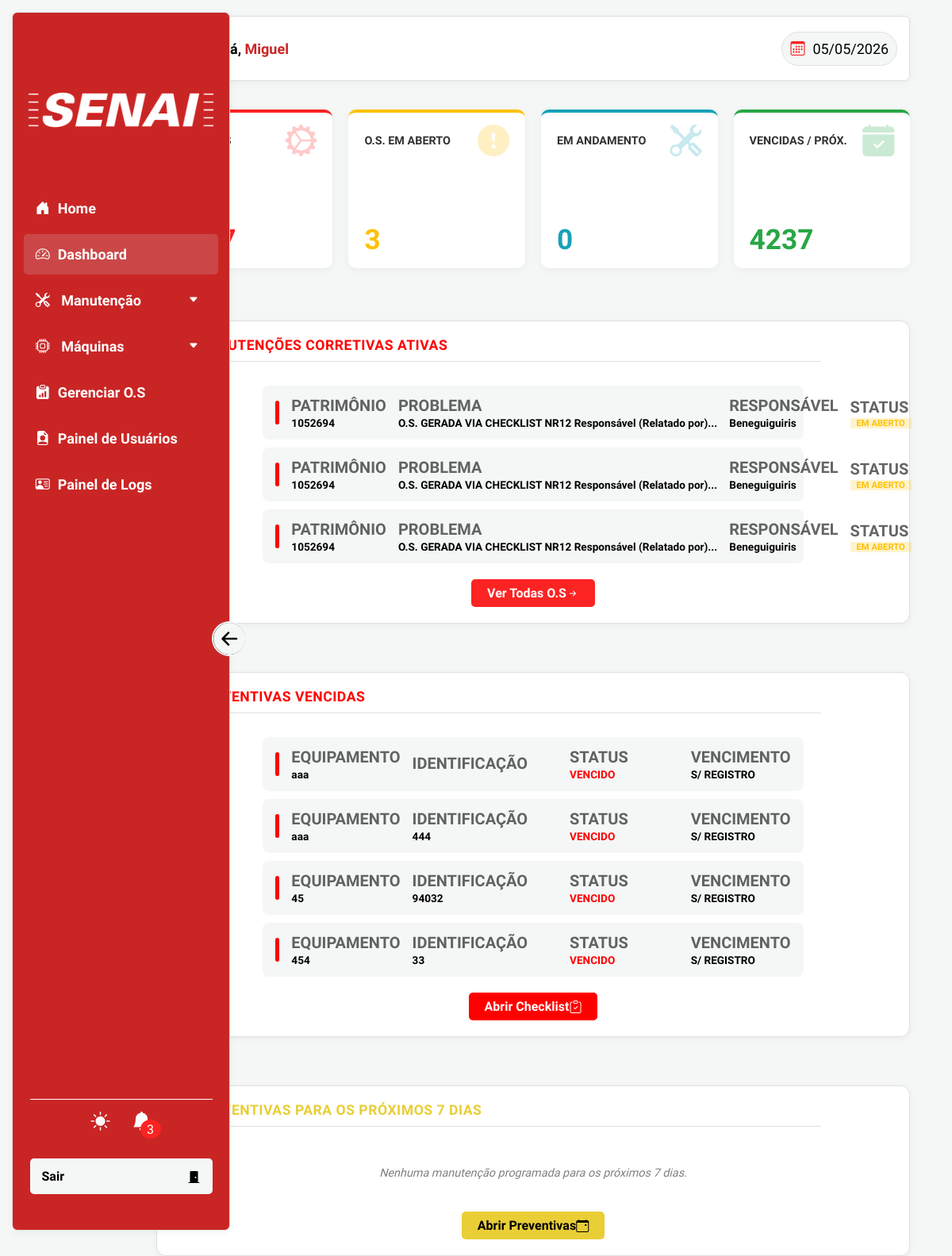
Page /php/views/dashboard.php (signed in) on the committed database.
### tables this page shows
CREATE TABLE `maquinas` (
  `id` int(11) NOT NULL,
  `denominacao` varchar(255) NOT NULL,
  `marca` varchar(255) DEFAULT NULL,
  `modelo` varchar(255) DEFAULT NULL,
  `numero_identificacao` varchar(100) DEFAULT NULL,
  `numero_serie` varchar(100) DEFAULT NULL,
  `ano_fabricacao` int(11) DEFAULT NULL,
  `setor` varchar(100) DEFAULT NULL,
  `criado_em` datetime DEFAULT current_timestamp()
);

### php/views/dashboard.php (the view, shortened to what this page needs)
<?php require_once __DIR__ . "\..\configs\conexao.php"; ?>
<?php
if (!function_exists('calcularStatusDashboard')) {
    function calcularStatusDashboard($conn, $maquina_id)
    {
        $sqlFreq = "SELECT MIN(
            CASE
                WHEN frequencia = 'diario' THEN 1
                WHEN frequencia = 'semanal' THEN 7
                WHEN frequencia = 'quinzenal' THEN 15
                WHEN frequencia = 'mensal' THEN 30
                WHEN frequencia = 'trimestral' THEN 90
                WHEN frequencia = 'semestral' THEN 180
                WHEN frequencia = 'anual' THEN 365
                ELSE 30
            END
        ) as intervalo FROM checklist_itens WHERE maquina_id = ?";
        $stmtF = $conn->prepare($sqlFreq);
        $stmtF->bind_param("i", $maquina_id);
        $stmtF->execute();
        $resF = $stmtF->get_result();
        $intervalo = 30;
        if ($rowF = $resF->fetch_assoc()) {
            if ($rowF['intervalo']) $intervalo = $rowF['intervalo'];
        }
        $sql = "SELECT MAX(data_realizada) as ultima FROM historico_manutencao WHERE maquina_id = ?";
        $stmt = $conn->prepare($sql);
        $stmt->bind_param("i", $maquina_id);
        $stmt->execute();
        $result = $stmt->get_result();
        $lastDate = null;
        if ($row = $result->fetch_assoc()) {
            $lastDate = $row['ultima'];
        }
        if (!$lastDate) {
            return ['status' => 'VENCIDO', 'data' => 'S/ REGISTRO'];
        }
        $proxima = date('Y-m-d', strtotime($lastDate . " + $intervalo days"));
        return ['status' => 'OK', 'data' => date('d/m/Y', strtotime($proxima))];
    }
}
$sqlCorretivas = "SELECT os.*, u.nome as tecnico
                  FROM ordens_servico os
                  LEFT JOIN usuarios u ON os.responsavel_id = u.id
                  WHERE os.tipo = 'Corretivo' AND os.status NOT IN ('Arquivada', 'Recusada')
                  ORDER BY os.criado_em DESC LIMIT 4";
$resCorretivas = $conn->query($sqlCorretivas);
$sqlMaquinas = "SELECT id, denominacao, numero_identificacao, modelo FROM maquinas";
$resMaquinas = $conn->query($sqlMaquinas);
$preventivasVencidas = [];
$preventivasProximas = [];
if ($resMaquinas) {
    while ($maq = $resMaquinas->fetch_assoc()) {
        $statusInfo = calcularStatusDashboard($conn, $maq['id']);
        if ($statusInfo['status'] == 'VENCIDO') {
            $maq['vencimento'] = $statusInfo['data'];
            $preventivasVencidas[] = $maq;
        } elseif ($statusInfo['status'] == 'PROXIMO') {
            $maq['vencimento'] = $statusInfo['data'];
            $preventivasProximas[] = $maq;
        }
    }
}
$count_maquinas = $conn->query("SELECT COUNT(*) as total FROM maquinas")->fetch_assoc()['total'];
$count_os_abertas = $conn->query("SELECT COUNT(*) as total FROM ordens_servico WHERE status IN ('Em Aberto', 'Aguardando Aprovação')")->fetch_assoc()['total'];
$count_os_andamento = $conn->query("SELECT COUNT(*) as total FROM ordens_servico WHERE status = 'Aceita'")->fetch_assoc()['total'];
?>
<!DOCTYPE html>
<html lang="pt-br" data-tema="">
<head>
    <link rel="stylesheet" href="../../css/style.css">
    <link rel="stylesheet" href="../../css/nav.css">
    <link rel="stylesheet" href="../../css/header.css">
    <link rel="stylesheet" href="../../css/global.css">
    <link rel="stylesheet" href="../../css/modal.css">
    <link rel="stylesheet" href="https://cdn.jsdelivr.net/npm/bootstrap-icons@1.13.1/font/bootstrap-icons.min.css">
</head>
<body>
    <?php require __DIR__ . '/../components/nav.php'; ?>
    <section class="sec-main" style="padding-bottom: 5%;">
        <?php require __DIR__ . '/../components/header.php'; ?>
        <div class="card-box">
            <div class="card" style="border-top-color: var(--corBase);">
                <div class="card-header">
                    <p>MÁQUINAS</p>
                    <i class="bi bi-gear-wide-connected" style="color: var(--corBase); opacity: 0.3; float: right;"></i>
                </div>
                <div class="card-info">
                    <h3><?= $count_maquinas ?></h3>
                </div>
            </div>
            <div class="card" style="border-top-color: #ffc107;">
                <div class="card-header">
                    <p>O.S. EM ABERTO</p>
                    <i class="bi bi-exclamation-circle-fill" style="color: #ffc107; opacity: 0.3; float: right;"></i>
                </div>
                <div class="card-info">
                    <h3 style="color: #ffc107;"><?= $count_os_abertas ?></h3>
                </div>
            </div>
            <div class="card" style="border-top-color: #17a2b8;">
                <div class="card-header">
                    <p>EM ANDAMENTO</p>
                    <i class="bi bi-tools" style="color: #17a2b8; opacity: 0.3; float: right;"></i>
                </div>
                <div class="card-info">
                    <h3 style="color: #17a2b8;"><?= $count_os_andamento ?></h3>
                </div>
            </div>
            <div class="card" style="border-top-color: #28a745;">
                <div class="card-header">
                    <p>VENCIDAS / PRÓX.</p>
                    <i class="bi bi-calendar-check-fill" style="color: #28a745; opacity: 0.3; float: right;"></i>
                </div>
                <div class="card-info">
                    <h3 style="color: #28a745;"><?= count($preventivasVencidas) + count($preventivasProximas) ?></h3>
                </div>
            </div>
        </div>
        <div class="div-dad">
            <h3 style="color: var(--status-danger);">
                <i class="bi bi-wrench-adjustable"></i> Manutenções Corretivas Ativas
            </h3>
            <div class="div-dad-content">
                <?php if ($resCorretivas && $resCorretivas->num_rows > 0): ?>
                    <?php while ($os = $resCorretivas->fetch_assoc()): ?>
                        <div class="div-row">
                            <div class="status-indicator <?= $os['status'] == 'Aceita' ? 'status-success' : 'status-danger' ?>"></div>
                            <div class="div-items">
                                <p>Patrimônio</p>
                                <div><?= htmlspecialchars($os['patrimonio'] ?? 'N/A') ?></div>
                            </div>
                            <div class="div-items">
                                <p>Problema</p>
                                <div title="<?= htmlspecialchars($os['descricao']) ?>"><?= htmlspecialchars(mb_strimwidth($os['descricao'], 0, 60, "...")) ?></div>
                            </div>
                            <div class="div-items">
                                <p>Responsável</p>
                                <div><?= htmlspecialchars($os['tecnico'] ?? 'Aguardando...') ?></div>
                            </div>
                            <div class="div-items">
                                <p>Status</p>
                                <div>
                                    <span class="badge-status <?= $os['status'] == 'Aceita' ? 'badge-aceita' : 'badge-aberto' ?>">
                                        <?= htmlspecialchars($os['status']) ?>
                                    </span>
                                </div>
                            </div>
                        </div>
                    <?php endwhile; ?>
                <?php else: ?>
                    <p class="empty-msg">Nenhuma manutenção corretiva ativa no momento.</p>
                <?php endif; ?>
                <div class="div-btn-adc" style="margin-top: 10px;">
                    <button class="btn" style="width: auto; height: 35px; padding: 0 20px;" onclick="window.location.href='gerencias_os.php'">Ver Todas O.S <i class="bi bi-arrow-right-short"></i></button>
                </div>
            </div>
        </div>
        <div class="div-dad">
            <h3 style="color: var(--status-danger);">
                <i class="bi bi-exclamation-triangle-fill"></i> Preventivas Vencidas
            </h3>
            <div class="div-dad-content">
                <?php if (count($preventivasVencidas) > 0): ?>
                    <?php foreach (array_slice($preventivasVencidas, 0, 4) as $maq): ?>
                        <div class="div-row">
                            <div class="status-indicator status-danger"></div>
                            <div class="div-items">
                                <p>Equipamento</p>
                                <div><?= htmlspecialchars($maq['denominacao']) ?></div>
                            </div>
                            <div class="div-items">
                                <p>Identificação</p>
                                <div><?= htmlspecialchars($maq['numero_identificacao']) ?></div>
                            </div>
                            <div class="div-items">
                                <p>Status</p>
                                <div style="color: var(--status-danger); font-weight: 800;">VENCIDO</div>
                            </div>
                            <div class="div-items">
                                <p>Vencimento</p>
                                <div><?= $maq['vencimento'] ?></div>
                            </div>
                        </div>
                    <?php endforeach; ?>
                <?php else: ?>
                    <p class="empty-msg">Nenhuma preventiva vencida! Bom trabalho.</p>
                <?php endif; ?>
                <div class="div-btn-adc" style="margin-top: 10px;">
                    <button class="btn" style="background: var(--status-danger); width: auto; height: 35px; padding: 0 20px;" onclick="window.location.href='preventiva.php'">Abrir Checklist <i class="bi bi-clipboard-check"></i></button>
                </div>
            </div>
        </div>
        <div class="div-dad">
            <h3 style="color: var(--status-warning);">
                <i class="bi bi-clock-fill"></i> Preventivas para os próximos 7 dias
            </h3>
            <div class="div-dad-content">
                <?php if (count($preventivasProximas) > 0): ?>
                    <?php foreach (array_slice($preventivasProximas, 0, 4) as $maq): ?>
                        <div class="div-row">
                            <div class="status-indicator status-warning"></div>
                            <div class="div-items">
                                <p>Equipamento</p>
                                <div><?= htmlspecialchars($maq['denominacao']) ?></div>
                            </div>
                            <div class="div-items">
                                <p>Identificação</p>
                                <div><?= htmlspecialchars($maq['numero_identificacao']) ?></div>
                            </div>
                            <div class="div-items">
                                <p>Status</p>
                                <div style="color: var(--status-warning); font-weight: 800;">PRÓXIMO</div>
                            </div>
                            <div class="div-items">
                                <p>Vencimento</p>
                                <div><?= $maq['vencimento'] ?></div>
                            </div>
                        </div>
                    <?php endforeach; ?>
                <?php else: ?>
                    <p class="empty-msg">Nenhuma manutenção programada para os próximos 7 dias.</p>
                <?php endif; ?>
                <div class="div-btn-adc" style="margin-top: 10px;">
                    <button class="btn" style="background: var(--status-warning); color: #000; width: auto; height: 35px; padding: 0 20px;" onclick="window.location.href='preventiva.php'">Abrir Preventivas <i class="bi bi-calendar-event"></i></button>
                </div>
            </div>
        </div>
    </section>
</body>
</html>

### rows in the picture
maquinas: denominacao "aaa", vencimento "S/ REGISTRO"
maquinas: denominacao "aaa", numero_identificacao "444", vencimento "S/ REGISTRO"
maquinas: denominacao "45", numero_identificacao "94032", vencimento "S/ REGISTRO"
maquinas: denominacao "454", numero_identificacao "33", vencimento "S/ REGISTRO"

### other values in the picture
$totalNoti "3"
$nome_usuario "Miguel"
$count_os_abertas "3"
$count_os_andamento "0"
count($preventivasVencidas) + count($preventivasProximas) "4237"
$os['patrimonio'] "1052694"
mb_strimwidth($os['descricao'], 0, 60, "...") "O.S. GERADA VIA CHECKLIST NR12 Responsável (Relatado por)..."
$os['tecnico'] "Beneguiguiris"
$os['status'] "EM ABERTO"
